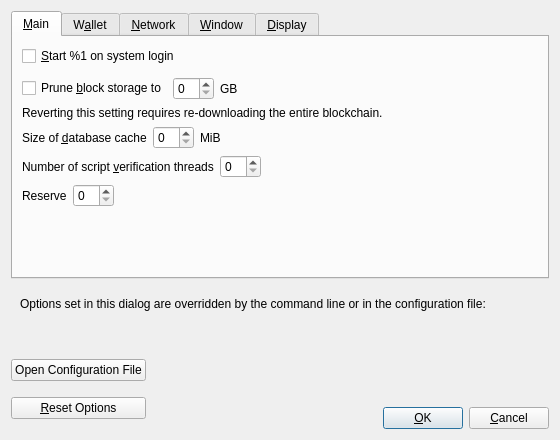
<?xml version="1.0" encoding="UTF-8"?>
<ui version="4.0">
 <class>OptionsDialog</class>
 <widget class="QDialog" name="OptionsDialog">
  <property name="geometry">
   <rect>
    <x>0</x>
    <y>0</y>
    <width>560</width>
    <height>440</height>
   </rect>
  </property>
  <property name="windowTitle">
   <string>Options</string>
  </property>
  <property name="modal">
   <bool>true</bool>
  </property>
  <layout class="QVBoxLayout" name="verticalLayout">
   <item>
    <widget class="QTabWidget" name="tabWidget">
     <property name="currentIndex">
      <number>0</number>
     </property>
     <widget class="QWidget" name="tabMain">
      <attribute name="title">
       <string>&amp;Main</string>
      </attribute>
      <layout class="QVBoxLayout" name="verticalLayout_Main">
       <item>
        <widget class="QCheckBox" name="uptickcoinAtStartup">
         <property name="toolTip">
          <string>Automatically start %1 after logging in to the system.</string>
         </property>
         <property name="text">
          <string>&amp;Start %1 on system login</string>
         </property>
        </widget>
       </item>
       <item>
        <spacer name="horizontalSpacer_0_Main">
         <property name="orientation">
          <enum>Qt::Horizontal</enum>
         </property>
         <property name="sizeHint" stdset="0">
          <size>
           <width>40</width>
           <height>5</height>
          </size>
         </property>
        </spacer>
       </item>
       <item>
       <layout class="QHBoxLayout" name="horizontalLayout_Main_Prune">
        <item>
         <widget class="QCheckBox" name="prune">
          <property name="toolTip">
           <string>Disables some advanced features but all blocks will still be fully validated. Reverting this setting requires re-downloading the entire blockchain. Actual disk usage may be somewhat higher.</string>
          </property>
          <property name="text">
           <string>Prune &amp;block storage to</string>
          </property>
         </widget>
        </item>
        <item>
         <widget class="QSpinBox" name="pruneSize"/>
        </item>
         <item>
          <widget class="QLabel" name="pruneSizeUnitLabel">
           <property name="text">
            <string>GB</string>
           </property>
           <property name="textFormat">
            <enum>Qt::PlainText</enum>
           </property>
          </widget>
         </item>
         <item>
          <spacer name="horizontalSpacer_Main_Prune">
           <property name="orientation">
            <enum>Qt::Horizontal</enum>
           </property>
           <property name="sizeHint" stdset="0">
            <size>
             <width>40</width>
             <height>20</height>
            </size>
           </property>
          </spacer>
         </item>
        </layout>
       </item>
       <item>
        <widget class="QLabel" name="pruneWarning">
         <property name="text">
          <string>Reverting this setting requires re-downloading the entire blockchain.</string>
         </property>
         <property name="textFormat">
          <enum>Qt::PlainText</enum>
         </property>
        </widget>
       </item>
       <item>
        <layout class="QHBoxLayout" name="horizontalLayout_2_Main">
         <item>
          <widget class="QLabel" name="databaseCacheLabel">
           <property name="text">
            <string>Size of &amp;database cache</string>
           </property>
           <property name="textFormat">
            <enum>Qt::PlainText</enum>
           </property>
           <property name="buddy">
            <cstring>databaseCache</cstring>
           </property>
          </widget>
         </item>
         <item>
          <widget class="QSpinBox" name="databaseCache"/>
         </item>
         <item>
          <widget class="QLabel" name="databaseCacheUnitLabel">
           <property name="text">
            <string>MiB</string>
           </property>
           <property name="textFormat">
            <enum>Qt::PlainText</enum>
           </property>
          </widget>
         </item>
         <item>
          <spacer name="horizontalSpacer_2_Main">
           <property name="orientation">
            <enum>Qt::Horizontal</enum>
           </property>
           <property name="sizeHint" stdset="0">
            <size>
             <width>40</width>
             <height>20</height>
            </size>
           </property>
          </spacer>
         </item>
        </layout>
       </item>
       <item>
        <layout class="QHBoxLayout" name="horizontalLayout_Main_VerifyLabel">
         <item>
          <widget class="QLabel" name="threadsScriptVerifLabel">
           <property name="text">
            <string>Number of script &amp;verification threads</string>
           </property>
           <property name="textFormat">
            <enum>Qt::PlainText</enum>
           </property>
           <property name="buddy">
            <cstring>threadsScriptVerif</cstring>
           </property>
          </widget>
         </item>
         <item>
          <widget class="QSpinBox" name="threadsScriptVerif">
           <property name="toolTip">
            <string>(0 = auto, &lt;0 = leave that many cores free)</string>
           </property>
          </widget>
         </item>
         <item>
          <spacer name="horizontalSpacer_Main_Threads">
           <property name="orientation">
            <enum>Qt::Horizontal</enum>
           </property>
           <property name="sizeHint" stdset="0">
            <size>
             <width>40</width>
             <height>20</height>
            </size>
           </property>
          </spacer>
         </item>
        </layout>
       </item>
       <item>
        <layout class="QHBoxLayout" name="horizontalLayout_Main_ReserveLabel">
         <item>
          <widget class="QLabel" name="reserveBalanceLabel">
           <property name="text">
            <string>Reserve</string>
           </property>
           <property name="textFormat">
            <enum>Qt::PlainText</enum>
           </property>
           <property name="buddy">
            <cstring>reserveBalance</cstring>
           </property>
          </widget>
         </item>
         <item>
          <widget class="BitcoinAmountField" name="reserveBalance">
           <property name="toolTip">
            <string>Reserve amount that will not be used for staking</string>
           </property>
          </widget>
         </item>
         <item>
          <spacer name="horizontalSpacer_Main_Reserve">
           <property name="orientation">
            <enum>Qt::Horizontal</enum>
           </property>
           <property name="sizeHint" stdset="0">
            <size>
             <width>40</width>
             <height>20</height>
            </size>
           </property>
          </spacer>
         </item>
        </layout>
       </item>
       <item>
        <spacer name="verticalSpacer_Main">
         <property name="orientation">
          <enum>Qt::Vertical</enum>
         </property>
         <property name="sizeHint" stdset="0">
          <size>
           <width>20</width>
           <height>40</height>
          </size>
         </property>
        </spacer>
       </item>
      </layout>
     </widget>
     <widget class="QWidget" name="tabWallet">
      <attribute name="title">
       <string>W&amp;allet</string>
      </attribute>
      <layout class="QVBoxLayout" name="verticalLayout_Wallet">
       <item>
        <widget class="QGroupBox" name="groupBox">
         <property name="title">
          <string>Expert</string>
         </property>
         <layout class="QVBoxLayout" name="verticalLayout_2">
          <item>
           <widget class="QCheckBox" name="coinControlFeatures">
            <property name="toolTip">
             <string>Whether to show coin control features or not.</string>
            </property>
            <property name="text">
             <string>Enable coin &amp;control features</string>
            </property>
           </widget>
          </item>
          <item>
           <widget class="QCheckBox" name="spendZeroConfChange">
            <property name="toolTip">
             <string>If you disable the spending of unconfirmed change, the change from a transaction cannot be used until that transaction has at least one confirmation. This also affects how your balance is computed.</string>
            </property>
            <property name="text">
             <string>&amp;Spend unconfirmed change</string>
            </property>
           </widget>
          </item>
         </layout>
        </widget>
       </item>
       <item>
        <spacer name="verticalSpacer_Wallet">
         <property name="orientation">
          <enum>Qt::Vertical</enum>
         </property>
         <property name="sizeHint" stdset="0">
          <size>
           <width>20</width>
           <height>40</height>
          </size>
         </property>
        </spacer>
       </item>
      </layout>
     </widget>
     <widget class="QWidget" name="tabNetwork">
      <attribute name="title">
       <string>&amp;Network</string>
      </attribute>
      <layout class="QVBoxLayout" name="verticalLayout_Network">
       <item>
        <widget class="QCheckBox" name="mapPortUpnp">
         <property name="toolTip">
          <string>Automatically open the Bitcoin client port on the router. This only works when your router supports UPnP and it is enabled.</string>
         </property>
         <property name="text">
          <string>Map port using &amp;UPnP</string>
         </property>
        </widget>
       </item>
       <item>
        <widget class="QCheckBox" name="allowIncoming">
         <property name="toolTip">
          <string>Accept connections from outside.</string>
         </property>
         <property name="text">
          <string>Allow incomin&amp;g connections</string>
         </property>
        </widget>
       </item>
       <item>
        <widget class="QCheckBox" name="connectSocks">
         <property name="toolTip">
          <string>Connect to the Bitcoin network through a SOCKS5 proxy.</string>
         </property>
         <property name="text">
          <string>&amp;Connect through SOCKS5 proxy (default proxy):</string>
         </property>
        </widget>
       </item>
       <item>
        <layout class="QHBoxLayout" name="horizontalLayout_1_Network">
         <item>
          <widget class="QLabel" name="proxyIpLabel">
           <property name="text">
            <string>Proxy &amp;IP:</string>
           </property>
           <property name="textFormat">
            <enum>Qt::PlainText</enum>
           </property>
           <property name="buddy">
            <cstring>proxyIp</cstring>
           </property>
          </widget>
         </item>
         <item>
          <widget class="QValidatedLineEdit" name="proxyIp">
           <property name="minimumSize">
            <size>
             <width>140</width>
             <height>0</height>
            </size>
           </property>
           <property name="maximumSize">
            <size>
             <width>140</width>
             <height>16777215</height>
            </size>
           </property>
           <property name="toolTip">
            <string>IP address of the proxy (e.g. IPv4: 127.0.0.1 / IPv6: ::1)</string>
           </property>
          </widget>
         </item>
         <item>
          <widget class="QLabel" name="proxyPortLabel">
           <property name="text">
            <string>&amp;Port:</string>
           </property>
           <property name="textFormat">
            <enum>Qt::PlainText</enum>
           </property>
           <property name="buddy">
            <cstring>proxyPort</cstring>
           </property>
          </widget>
         </item>
         <item>
          <widget class="QLineEdit" name="proxyPort">
           <property name="minimumSize">
            <size>
             <width>55</width>
             <height>0</height>
            </size>
           </property>
           <property name="maximumSize">
            <size>
             <width>55</width>
             <height>16777215</height>
            </size>
           </property>
           <property name="toolTip">
            <string>Port of the proxy (e.g. 9050)</string>
           </property>
          </widget>
         </item>
         <item>
          <spacer name="horizontalSpacer_1_Network">
           <property name="orientation">
            <enum>Qt::Horizontal</enum>
           </property>
           <property name="sizeHint" stdset="0">
            <size>
             <width>40</width>
             <height>20</height>
            </size>
           </property>
          </spacer>
         </item>
        </layout>
       </item>
       <item>
        <layout class="QHBoxLayout" name="horizontalLayout_2_Network">
         <item>
          <widget class="QLabel" name="proxyActiveNets">
           <property name="text">
            <string>Used for reaching peers via:</string>
           </property>
           <property name="textFormat">
            <enum>Qt::PlainText</enum>
           </property>
          </widget>
         </item>
         <item>
          <widget class="QCheckBox" name="proxyReachIPv4">
           <property name="enabled">
            <bool>false</bool>
           </property>
           <property name="toolTip">
            <string>Shows if the supplied default SOCKS5 proxy is used to reach peers via this network type.</string>
           </property>
           <property name="text">
            <string/>
           </property>
          </widget>
         </item>
         <item>
          <widget class="QLabel" name="proxyReachIPv4Label">
           <property name="text">
            <string>IPv4</string>
           </property>
           <property name="textFormat">
            <enum>Qt::PlainText</enum>
           </property>
          </widget>
         </item>
         <item>
          <widget class="QCheckBox" name="proxyReachIPv6">
           <property name="enabled">
            <bool>false</bool>
           </property>
           <property name="toolTip">
            <string>Shows if the supplied default SOCKS5 proxy is used to reach peers via this network type.</string>
           </property>
           <property name="text">
            <string/>
           </property>
          </widget>
         </item>
         <item>
          <widget class="QLabel" name="proxyReachIPv6Label">
           <property name="text">
            <string>IPv6</string>
           </property>
           <property name="textFormat">
            <enum>Qt::PlainText</enum>
           </property>
          </widget>
         </item>
         <item>
          <widget class="QCheckBox" name="proxyReachTor">
           <property name="enabled">
            <bool>false</bool>
           </property>
           <property name="toolTip">
            <string>Shows if the supplied default SOCKS5 proxy is used to reach peers via this network type.</string>
           </property>
           <property name="text">
            <string/>
           </property>
          </widget>
         </item>
         <item>
          <widget class="QLabel" name="proxyReachTorLabel">
           <property name="text">
            <string>Tor</string>
           </property>
           <property name="textFormat">
            <enum>Qt::PlainText</enum>
           </property>
          </widget>
         </item>
         <item>
          <spacer name="horizontalSpacer_2_Network">
           <property name="orientation">
            <enum>Qt::Horizontal</enum>
           </property>
           <property name="sizeHint" stdset="0">
            <size>
             <width>40</width>
             <height>20</height>
            </size>
           </property>
          </spacer>
         </item>
        </layout>
       </item>
       <item>
        <widget class="QCheckBox" name="connectSocksTor">
         <property name="toolTip">
          <string>Connect to the Bitcoin network through a separate SOCKS5 proxy for Tor hidden services.</string>
         </property>
         <property name="text">
          <string>Use separate SOCKS&amp;5 proxy to reach peers via Tor hidden services:</string>
         </property>
        </widget>
       </item>
       <item>
        <layout class="QHBoxLayout" name="horizontalLayout_3_Network">
         <item>
          <widget class="QLabel" name="proxyIpTorLabel">
           <property name="text">
            <string>Proxy &amp;IP:</string>
           </property>
           <property name="textFormat">
            <enum>Qt::PlainText</enum>
           </property>
           <property name="buddy">
            <cstring>proxyIpTor</cstring>
           </property>
          </widget>
         </item>
         <item>
          <widget class="QValidatedLineEdit" name="proxyIpTor">
           <property name="minimumSize">
            <size>
             <width>140</width>
             <height>0</height>
            </size>
           </property>
           <property name="maximumSize">
            <size>
             <width>140</width>
             <height>16777215</height>
            </size>
           </property>
           <property name="toolTip">
            <string>IP address of the proxy (e.g. IPv4: 127.0.0.1 / IPv6: ::1)</string>
           </property>
          </widget>
         </item>
         <item>
          <widget class="QLabel" name="proxyPortTorLabel">
           <property name="text">
            <string>&amp;Port:</string>
           </property>
           <property name="textFormat">
            <enum>Qt::PlainText</enum>
           </property>
           <property name="buddy">
            <cstring>proxyPortTor</cstring>
           </property>
          </widget>
         </item>
         <item>
          <widget class="QLineEdit" name="proxyPortTor">
           <property name="minimumSize">
            <size>
             <width>55</width>
             <height>0</height>
            </size>
           </property>
           <property name="maximumSize">
            <size>
             <width>55</width>
             <height>16777215</height>
            </size>
           </property>
           <property name="toolTip">
            <string>Port of the proxy (e.g. 9050)</string>
           </property>
          </widget>
         </item>
         <item>
          <spacer name="horizontalSpacer_4_Network">
           <property name="orientation">
            <enum>Qt::Horizontal</enum>
           </property>
           <property name="sizeHint" stdset="0">
            <size>
             <width>40</width>
             <height>20</height>
            </size>
           </property>
          </spacer>
         </item>
        </layout>
       </item>
       <item>
        <spacer name="verticalSpacer_Network">
         <property name="orientation">
          <enum>Qt::Vertical</enum>
         </property>
         <property name="sizeHint" stdset="0">
          <size>
           <width>20</width>
           <height>40</height>
          </size>
         </property>
        </spacer>
       </item>
      </layout>
     </widget>
     <widget class="QWidget" name="tabWindow">
      <attribute name="title">
       <string>&amp;Window</string>
      </attribute>
      <layout class="QVBoxLayout" name="verticalLayout_Window">
       <item>
        <widget class="QCheckBox" name="hideTrayIcon">
         <property name="toolTip">
          <string>Hide the icon from the system tray.</string>
         </property>
         <property name="text">
          <string>&amp;Hide tray icon</string>
         </property>
        </widget>
       </item>
       <item>
        <widget class="QCheckBox" name="minimizeToTray">
         <property name="toolTip">
          <string>Show only a tray icon after minimizing the window.</string>
         </property>
         <property name="text">
          <string>&amp;Minimize to the tray instead of the taskbar</string>
         </property>
        </widget>
       </item>
       <item>
        <widget class="QCheckBox" name="minimizeOnClose">
         <property name="toolTip">
          <string>Minimize instead of exit the application when the window is closed. When this option is enabled, the application will be closed only after selecting Exit in the menu.</string>
         </property>
         <property name="text">
          <string>M&amp;inimize on close</string>
         </property>
        </widget>
       </item>
       <item>
        <spacer name="verticalSpacer_Window">
         <property name="orientation">
          <enum>Qt::Vertical</enum>
         </property>
         <property name="sizeHint" stdset="0">
          <size>
           <width>20</width>
           <height>40</height>
          </size>
         </property>
        </spacer>
       </item>
      </layout>
     </widget>
     <widget class="QWidget" name="tabDisplay">
      <attribute name="title">
       <string>&amp;Display</string>
      </attribute>
      <layout class="QVBoxLayout" name="verticalLayout_Display">
       <item>
        <layout class="QHBoxLayout" name="horizontalLayout_1_Display">
         <item>
          <widget class="QLabel" name="langLabel">
           <property name="text">
            <string>User Interface &amp;language:</string>
           </property>
           <property name="textFormat">
            <enum>Qt::PlainText</enum>
           </property>
           <property name="buddy">
            <cstring>lang</cstring>
           </property>
          </widget>
         </item>
         <item>
          <widget class="QValueComboBox" name="lang">
           <property name="toolTip">
            <string>The user interface language can be set here. This setting will take effect after restarting %1.</string>
           </property>
          </widget>
         </item>
        </layout>
       </item>
       <item>
        <layout class="QHBoxLayout" name="horizontalLayout_2_Display">
         <item>
          <widget class="QLabel" name="unitLabel">
           <property name="text">
            <string>&amp;Unit to show amounts in:</string>
           </property>
           <property name="textFormat">
            <enum>Qt::PlainText</enum>
           </property>
           <property name="buddy">
            <cstring>unit</cstring>
           </property>
          </widget>
         </item>
         <item>
          <widget class="QValueComboBox" name="unit">
           <property name="toolTip">
            <string>Choose the default subdivision unit to show in the interface and when sending coins.</string>
           </property>
          </widget>
         </item>
        </layout>
       </item>
       <item>
        <layout class="QHBoxLayout" name="horizontalLayout_3_Display">
         <item>
          <widget class="QLabel" name="thirdPartyTxUrlsLabel">
           <property name="toolTip">
            <string>Third party URLs (e.g. a block explorer) that appear in the transactions tab as context menu items. %s in the URL is replaced by transaction hash. Multiple URLs are separated by vertical bar |.</string>
           </property>
           <property name="text">
            <string>&amp;Third party transaction URLs</string>
           </property>
           <property name="buddy">
            <cstring>thirdPartyTxUrls</cstring>
           </property>
          </widget>
         </item>
         <item>
          <widget class="QLineEdit" name="thirdPartyTxUrls">
           <property name="toolTip">
            <string>Third party URLs (e.g. a block explorer) that appear in the transactions tab as context menu items. %s in the URL is replaced by transaction hash. Multiple URLs are separated by vertical bar |.</string>
           </property>
           <property name="placeholderText">
            <string notr="true">https://example.com/tx/%s</string>
           </property>
          </widget>
         </item>
        </layout>
       </item>
       <item>
        <spacer name="verticalSpacer_Display">
         <property name="orientation">
          <enum>Qt::Vertical</enum>
         </property>
         <property name="sizeHint" stdset="0">
          <size>
           <width>20</width>
           <height>40</height>
          </size>
         </property>
        </spacer>
       </item>
      </layout>
     </widget>
    </widget>
   </item>
   <item>
    <widget class="QFrame" name="frame">
     <layout class="QVBoxLayout" name="verticalLayout_Bottom">
      <item>
       <layout class="QHBoxLayout" name="horizontalLayout_Bottom">
        <item>
         <widget class="QLabel" name="overriddenByCommandLineInfoLabel">
          <property name="text">
           <string>Options set in this dialog are overridden by the command line or in the configuration file:</string>
          </property>
          <property name="textFormat">
           <enum>Qt::PlainText</enum>
          </property>
         </widget>
        </item>
        <item>
         <spacer name="horizontalSpacer_Bottom">
          <property name="orientation">
           <enum>Qt::Horizontal</enum>
          </property>
          <property name="sizeHint" stdset="0">
           <size>
            <width>40</width>
            <height>20</height>
           </size>
          </property>
         </spacer>
        </item>
       </layout>
      </item>
      <item>
       <widget class="QLabel" name="overriddenByCommandLineLabel">
        <property name="text">
         <string/>
        </property>
        <property name="textFormat">
         <enum>Qt::PlainText</enum>
        </property>
        <property name="wordWrap">
         <bool>true</bool>
        </property>
       </widget>
      </item>
     </layout>
    </widget>
   </item>
   <item>
    <layout class="QHBoxLayout" name="horizontalLayout_Buttons">
     <item>
      <layout class="QVBoxLayout" name="verticalLayout_Buttons">
       <item>
        <widget class="QPushButton" name="openBitcoinConfButton">
         <property name="toolTip">
          <string>Open the %1 configuration file from the working directory.</string>
         </property>
         <property name="text">
          <string>Open Configuration File</string>
         </property>
         <property name="autoDefault">
          <bool>false</bool>
         </property>
        </widget>
       </item>
       <item>
        <widget class="QPushButton" name="resetButton">
         <property name="toolTip">
          <string>Reset all client options to default.</string>
         </property>
         <property name="text">
          <string>&amp;Reset Options</string>
         </property>
         <property name="autoDefault">
          <bool>false</bool>
         </property>
        </widget>
       </item>
      </layout>
     </item>
     <item>
      <spacer name="horizontalSpacer_1">
       <property name="orientation">
        <enum>Qt::Horizontal</enum>
       </property>
       <property name="sizeHint" stdset="0">
        <size>
         <width>40</width>
         <height>48</height>
        </size>
       </property>
      </spacer>
     </item>
     <item>
      <widget class="QLabel" name="statusLabel">
       <property name="minimumSize">
        <size>
         <width>200</width>
         <height>0</height>
        </size>
       </property>
       <property name="font">
        <font>
         <weight>75</weight>
         <bold>true</bold>
        </font>
       </property>
       <property name="text">
        <string/>
       </property>
       <property name="textFormat">
        <enum>Qt::PlainText</enum>
       </property>
       <property name="wordWrap">
        <bool>true</bool>
       </property>
      </widget>
     </item>
     <item>
      <spacer name="horizontalSpacer_2">
       <property name="orientation">
        <enum>Qt::Horizontal</enum>
       </property>
       <property name="sizeHint" stdset="0">
        <size>
         <width>40</width>
         <height>48</height>
        </size>
       </property>
      </spacer>
     </item>
     <item>
      <layout class="QVBoxLayout" name="verticalLayout_4">
       <item>
        <spacer name="verticalSpacer">
         <property name="orientation">
          <enum>Qt::Vertical</enum>
         </property>
         <property name="sizeHint" stdset="0">
          <size>
           <width>20</width>
           <height>40</height>
          </size>
         </property>
        </spacer>
       </item>
       <item>
        <layout class="QHBoxLayout" name="horizontalLayout">
         <item>
          <widget class="QPushButton" name="okButton">
           <property name="text">
            <string>&amp;OK</string>
           </property>
           <property name="autoDefault">
            <bool>false</bool>
           </property>
           <property name="default">
            <bool>true</bool>
           </property>
          </widget>
         </item>
         <item>
          <widget class="QPushButton" name="cancelButton">
           <property name="text">
            <string>&amp;Cancel</string>
           </property>
           <property name="autoDefault">
            <bool>false</bool>
           </property>
          </widget>
         </item>
        </layout>
       </item>
      </layout>
     </item>
    </layout>
   </item>
  </layout>
 </widget>
 <customwidgets>
  <customwidget>
   <class>QValidatedLineEdit</class>
   <extends>QLineEdit</extends>
   <header>qt/qvalidatedlineedit.h</header>
  </customwidget>
  <customwidget>
   <class>QValueComboBox</class>
   <extends>QComboBox</extends>
   <header>qt/qvaluecombobox.h</header>
  </customwidget>
  <customwidget>
   <class>BitcoinAmountField</class>
   <extends>QSpinBox</extends>
   <header>qt/uptickcoinamountfield.h</header>
  </customwidget>
 </customwidgets>
 <resources/>
 <connections/>
</ui>
